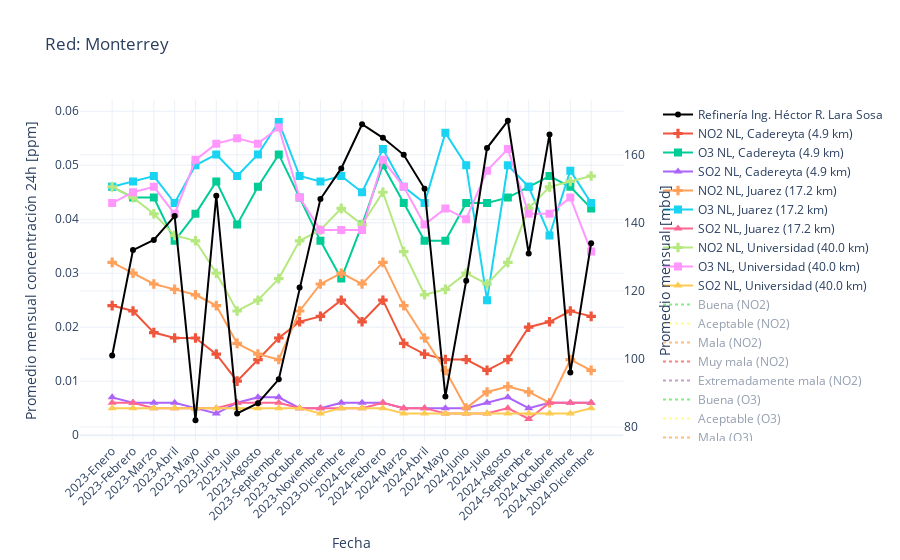

Notebook code cell kept with this figure:
### Markdown cell above
#### Para no PM

### Code cell
import pickle as pkl
import pandas as pd
import plotly.graph_objects as go
from plotly.subplots import make_subplots
from scipy.stats import pearsonr

# Traducción de meses
meses_es = {
    'January': 'Enero', 'February': 'Febrero', 'March': 'Marzo', 'April': 'Abril',
    'May': 'Mayo', 'June': 'Junio', 'July': 'Julio', 'August': 'Agosto',
    'September': 'Septiembre', 'October': 'Octubre', 'November': 'Noviembre', 'December': 'Diciembre'
}

# Coordenadas de estaciones con distancia en km
estaciones_km = {
    'NL, Cadereyta': 4.9,
    'NL, Juarez': 17.2,
    'NL, Universidad': 40.0
}

# Umbrales de calidad del aire
umbrales = {
    'NO2': [(0.053, 'Buena', 'rgb(0,228,0)'), (0.106, 'Aceptable', 'rgb(255,255,0)'), 
            (0.160, 'Mala', 'rgb(255,126,0)'), (0.213, 'Muy mala', 'rgb(255,0,0)'), 
            (float('inf'), 'Extremadamente mala', 'rgb(143,63,151)')],
    'O3': [(0.058, 'Buena', 'rgb(0,228,0)'), (0.090, 'Aceptable', 'rgb(255,255,0)'), 
           (0.135, 'Mala', 'rgb(255,126,0)'), (0.175, 'Muy mala', 'rgb(255,0,0)'), 
           (float('inf'), 'Extremadamente mala', 'rgb(143,63,151)')],
    'SO2': [(0.035, 'Buena', 'rgb(0,228,0)'), (0.075, 'Aceptable', 'rgb(255,255,0)'), 
            (0.185, 'Mala', 'rgb(255,126,0)'), (0.304, 'Muy mala', 'rgb(255,0,0)'), 
            (float('inf'), 'Extremadamente mala', 'rgb(143,63,151)')],
    
}

# Función para cargar datos de NO2, O3 y SO2
def cargar_datos(archivo_pkl, estacion):
    with open(archivo_pkl, 'rb') as f:
        data = pkl.load(f)
    pm_NL = data.query(f'Estación == "{estacion}"')
    m_pm_NL = pm_NL.groupby(pm_NL['Fecha'].dt.to_period("M"))['Concentración por día'].mean().reset_index()
    m_pm_NL.rename(columns={'Fecha_Dia': 'Fecha', 'Concentración por día': 'Concentración Promedio Mensual'}, inplace=True)
    m_pm_NL['Concentración Promedio Mensual'] = m_pm_NL['Concentración Promedio Mensual'].round(3)
    return m_pm_NL

# Rango de datos
iloc_inicio = 0
iloc_fin = 24

# Archivos de datos
archivo_NO2 = 'data/IndicedeCalidad/data_NO2.pkl'
archivo_O3 = 'data/IndicedeCalidad/data_O3.pkl'
archivo_SO2 = 'data/IndicedeCalidad/data_SO2.pkl'
estaciones = list(estaciones_km.keys())

# Datos de producción de barriles
pemex_NL = pd.DataFrame({
    'Fecha': pd.date_range(start='2023-01', end='2025-01', freq='M').strftime('%Y-%B'),
    'Miles de barriles mensuales': [101, 132, 135, 142, 82, 148, 84, 87, 94, 121, 147, 156,
                                    169, 165, 160, 150, 89, 123, 162, 170, 131, 166, 96, 134]
})

# Reemplazar nombres de meses en inglés por español
pemex_NL['Fecha'] = pemex_NL['Fecha'].replace(meses_es, regex=True)

# # Reemplazar Period por timestamp para las fechas
# pemex_NL['Fecha'] = pd.to_datetime(pemex_NL['Fecha'].to_list())



# Crear gráfico con doble eje Y
fig = make_subplots(specs=[[{"secondary_y": True}]])

# Agregar producción de barriles al eje derecho
fig.add_trace(go.Scatter(x=pemex_NL['Fecha'][iloc_inicio:iloc_fin], 
                         y=pemex_NL['Miles de barriles mensuales'][iloc_inicio:iloc_fin], 
                         mode='lines+markers', 
                         name='Refinería Ing. Héctor R. Lara Sosa', 
                         line=dict(color='black', width=2), 
                         marker=dict(symbol='circle', size=6)), 
              secondary_y=True)
# Agregar datos de NO2, O3 y SO2 por estación
for estacion in estaciones:
    m_NO2_NL = cargar_datos(archivo_NO2, estacion)
    m_O3_NL = cargar_datos(archivo_O3, estacion)
    m_SO2_NL = cargar_datos(archivo_SO2, estacion)
    
        # Si las fechas son Period, convertirlas a Timestamp usando to_timestamp()
    if isinstance(m_NO2_NL['Fecha'].iloc[0], pd.Period):
        m_NO2_NL['Fecha'] = m_NO2_NL['Fecha'].apply(lambda x: x.to_timestamp())
    if isinstance(m_O3_NL['Fecha'].iloc[0], pd.Period):
        m_O3_NL['Fecha'] = m_O3_NL['Fecha'].apply(lambda x: x.to_timestamp())
    if isinstance(m_SO2_NL['Fecha'].iloc[0], pd.Period):
        m_SO2_NL['Fecha'] = m_SO2_NL['Fecha'].apply(lambda x: x.to_timestamp())

    # Ahora las fechas deberían estar en formato datetime
    m_NO2_NL['Fecha'] = pd.to_datetime(m_NO2_NL['Fecha'])
    m_O3_NL['Fecha'] = pd.to_datetime(m_O3_NL['Fecha'])
    m_SO2_NL['Fecha'] = pd.to_datetime(m_SO2_NL['Fecha'])
    
    
    barriles = pemex_NL['Miles de barriles mensuales'].iloc[iloc_inicio:iloc_fin]
    NO2 = m_NO2_NL['Concentración Promedio Mensual'].iloc[iloc_inicio:iloc_fin]
    O3 = m_O3_NL['Concentración Promedio Mensual'].iloc[iloc_inicio:iloc_fin]
    SO2 = m_SO2_NL['Concentración Promedio Mensual'].iloc[iloc_inicio:iloc_fin]
    
    # Cálculo de correlación
    corr_NO2, _ = pearsonr(barriles.dropna(), NO2.dropna())
    corr_O3, _ = pearsonr(barriles.dropna(), O3.dropna())
    corr_SO2, _ = pearsonr(barriles.dropna(), SO2.dropna())

    print(f'[{estacion} - {estaciones_km[estacion]} km] NO2 - Correlación con barriles: {corr_NO2:.2f}')
    print(f'[{estacion} - {estaciones_km[estacion]} km] O3 - Correlación con barriles: {corr_O3:.2f}')
    print(f'[{estacion} - {estaciones_km[estacion]} km] SO2 - Correlación con barriles: {corr_SO2:.2f}')
    
    # Agregar trazas de calidad del aire
    fig.add_trace(go.Scatter(x=pemex_NL['Fecha'][iloc_inicio:iloc_fin], 
                             y=NO2, 
                             mode='lines+markers', 
                             name=f'NO2 {estacion} ({estaciones_km[estacion]} km)', 
                             line=dict(width=2), 
                             marker=dict(size=8, symbol = "cross") ),
                            secondary_y=False)
    
    fig.add_trace(go.Scatter(x=pemex_NL['Fecha'][iloc_inicio:iloc_fin], 
                             y=O3, 
                             mode='lines+markers', 
                             name=f'O3 {estacion} ({estaciones_km[estacion]} km)', 
                             line=dict(width=2), marker = dict(size=8, symbol="square")),
                  
                  secondary_y=False)
    
    fig.add_trace(go.Scatter(x=pemex_NL['Fecha'][iloc_inicio:iloc_fin], 
                             y=SO2, 
                             mode='lines+markers', 
                             name=f'SO2 {estacion} ({estaciones_km[estacion]} km)', 
                             line=dict( width=2),  marker = dict(size=8, symbol="triangle-up")),
                 
                  secondary_y=False)


# Agregar líneas horizontales de umbrales
for contaminante, niveles in umbrales.items():
    if contaminante == 'PM2.5':
        estilo = "solid"
    else:
        estilo = 'dot'
    for valor, label, color in niveles:
     
        fig.add_trace(
            go.Scatter(
                x=[pemex_NL['Fecha'].iloc[iloc_inicio], pemex_NL['Fecha'].iloc[iloc_fin-1]],
                y=[valor, valor],
                mode='lines',
                line=dict(color=color, width=2, dash=estilo),
                name=f'{label} ({contaminante})',
                showlegend=True,
                visible='legendonly'
            )
        )
        
        # fig.add_annotation(
        #     x=pemex_NL['Fecha'].iloc[0], y=valor,
        #     text=f"{label} ({contaminante})",
        #     showarrow=False,
        #     font=dict(color='black', size=7),
        #     xanchor="left",
        #     yanchor= 'top'
        # )

# Configurar ejes
fig.update_layout(
    title="Red: Monterrey",
    xaxis_title="Fecha",
    yaxis_title=r'Promedio mensual concentración 24h [ppm]',
    yaxis2_title="Promedio mensual [mbd]",
    legend=dict(x=1, y=1),
    template="plotly_white"
)
fig.update_layout(xaxis=dict(tickangle=-45))  # Rotar etiquetas del eje X 45 grados
fig.write_html('Barriles_vs_NOPM.html')

# Mostrar gráfico
fig.show()

### Figure 1 — Plotly figure (JSON) as saved in the notebook; plotly's stock layout.template omitted (floating-point values rounded to 4 significant figures)
{"data": [{"line": {"color": "black", "width": 2}, "marker": {"size": 6, "symbol": "circle"}, "mode": "lines+markers", "name": "Refinería Ing. Héctor R. Lara Sosa", "type": "scatter", "x": ["2023-Enero", "2023-Febrero", "2023-Marzo", "2023-Abril", "2023-Mayo", "2023-Junio", "2023-Julio", "2023-Agosto", "2023-Septiembre", "2023-Octubre", "2023-Noviembre", "2023-Diciembre", "2024-Enero", "2024-Febrero", "2024-Marzo", "2024-Abril", "2024-Mayo", "2024-Junio", "2024-Julio", "2024-Agosto", "2024-Septiembre", "2024-Octubre", "2024-Noviembre", "2024-Diciembre"], "xaxis": "x", "y": [101, 132, 135, 142, 82, 148, 84, 87, 94, 121, 147, 156, 169, 165, 160, 150, 89, 123, 162, 170, 131, 166, 96, 134], "yaxis": "y2"}, {"line": {"width": 2}, "marker": {"size": 8, "symbol": "cross"}, "mode": "lines+markers", "name": "NO2 NL, Cadereyta (4.9 km)", "type": "scatter", "x": ["2023-Enero", "2023-Febrero", "2023-Marzo", "2023-Abril", "2023-Mayo", "2023-Junio", "2023-Julio", "2023-Agosto", "2023-Septiembre", "2023-Octubre", "2023-Noviembre", "2023-Diciembre", "2024-Enero", "2024-Febrero", "2024-Marzo", "2024-Abril", "2024-Mayo", "2024-Junio", "2024-Julio", "2024-Agosto", "2024-Septiembre", "2024-Octubre", "2024-Noviembre", "2024-Diciembre"], "xaxis": "x", "y": [0.024, 0.023, 0.019, 0.018, 0.018, 0.015, 0.01, 0.014, 0.018, 0.021, 0.022, 0.025, 0.021, 0.025, 0.017, 0.015, 0.014, 0.014, 0.012, 0.014, 0.02, 0.021, 0.023, 0.022], "yaxis": "y"}, {"line": {"width": 2}, "marker": {"size": 8, "symbol": "square"}, "mode": "lines+markers", "name": "O3 NL, Cadereyta (4.9 km)", "type": "scatter", "x": ["2023-Enero", "2023-Febrero", "2023-Marzo", "2023-Abril", "2023-Mayo", "2023-Junio", "2023-Julio", "2023-Agosto", "2023-Septiembre", "2023-Octubre", "2023-Noviembre", "2023-Diciembre", "2024-Enero", "2024-Febrero", "2024-Marzo", "2024-Abril", "2024-Mayo", "2024-Junio", "2024-Julio", "2024-Agosto", "2024-Septiembre", "2024-Octubre", "2024-Noviembre", "2024-Diciembre"], "xaxis": "x", "y": [0.046, 0.044, 0.044, 0.036, 0.041, 0.047, 0.039, 0.046, 0.052, 0.044, 0.036, 0.029, 0.039, 0.05, 0.043, 0.036, 0.036, 0.043, 0.043, 0.044, 0.046, 0.048, 0.046, 0.042], "yaxis": "y"}, {"line": {"width": 2}, "marker": {"size": 8, "symbol": "triangle-up"}, "mode": "lines+markers", "name": "SO2 NL, Cadereyta (4.9 km)", "type": "scatter", "x": ["2023-Enero", "2023-Febrero", "2023-Marzo", "2023-Abril", "2023-Mayo", "2023-Junio", "2023-Julio", "2023-Agosto", "2023-Septiembre", "2023-Octubre", "2023-Noviembre", "2023-Diciembre", "2024-Enero", "2024-Febrero", "2024-Marzo", "2024-Abril", "2024-Mayo", "2024-Junio", "2024-Julio", "2024-Agosto", "2024-Septiembre", "2024-Octubre", "2024-Noviembre", "2024-Diciembre"], "xaxis": "x", "y": [0.007, 0.006, 0.006, 0.006, 0.005, 0.004, 0.006, 0.007, 0.007, 0.005, 0.005, 0.006, 0.006, 0.006, 0.005, 0.005, 0.005, 0.005, 0.006, 0.007, 0.005, 0.006, 0.006, 0.006], "yaxis": "y"}, {"line": {"width": 2}, "marker": {"size": 8, "symbol": "cross"}, "mode": "lines+markers", "name": "NO2 NL, Juarez (17.2 km)", "type": "scatter", "x": ["2023-Enero", "2023-Febrero", "2023-Marzo", "2023-Abril", "2023-Mayo", "2023-Junio", "2023-Julio", "2023-Agosto", "2023-Septiembre", "2023-Octubre", "2023-Noviembre", "2023-Diciembre", "2024-Enero", "2024-Febrero", "2024-Marzo", "2024-Abril", "2024-Mayo", "2024-Junio", "2024-Julio", "2024-Agosto", "2024-Septiembre", "2024-Octubre", "2024-Noviembre", "2024-Diciembre"], "xaxis": "x", "y": [0.032, 0.03, 0.028, 0.027, 0.026, 0.024, 0.017, 0.015, 0.014, 0.023, 0.028, 0.03, 0.028, 0.032, 0.024, 0.018, 0.012, 0.005, 0.008, 0.009, 0.008, 0.006, 0.014, 0.012], "yaxis": "y"}, {"line": {"width": 2}, "marker": {"size": 8, "symbol": "square"}, "mode": "lines+markers", "name": "O3 NL, Juarez (17.2 km)", "type": "scatter", "x": ["2023-Enero", "2023-Febrero", "2023-Marzo", "2023-Abril", "2023-Mayo", "2023-Junio", "2023-Julio", "2023-Agosto", "2023-Septiembre", "2023-Octubre", "2023-Noviembre", "2023-Diciembre", "2024-Enero", "2024-Febrero", "2024-Marzo", "2024-Abril", "2024-Mayo", "2024-Junio", "2024-Julio", "2024-Agosto", "2024-Septiembre", "2024-Octubre", "2024-Noviembre", "2024-Diciembre"], "xaxis": "x", "y": [0.046, 0.047, 0.048, 0.043, 0.05, 0.052, 0.048, 0.052, 0.058, 0.048, 0.047, 0.048, 0.045, 0.053, 0.046, 0.043, 0.056, 0.05, 0.025, 0.05, 0.046, 0.037, 0.049, 0.043], "yaxis": "y"}, {"line": {"width": 2}, "marker": {"size": 8, "symbol": "triangle-up"}, "mode": "lines+markers", "name": "SO2 NL, Juarez (17.2 km)", "type": "scatter", "x": ["2023-Enero", "2023-Febrero", "2023-Marzo", "2023-Abril", "2023-Mayo", "2023-Junio", "2023-Julio", "2023-Agosto", "2023-Septiembre", "2023-Octubre", "2023-Noviembre", "2023-Diciembre", "2024-Enero", "2024-Febrero", "2024-Marzo", "2024-Abril", "2024-Mayo", "2024-Junio", "2024-Julio", "2024-Agosto", "2024-Septiembre", "2024-Octubre", "2024-Noviembre", "2024-Diciembre"], "xaxis": "x", "y": [0.006, 0.006, 0.005, 0.005, 0.005, 0.005, 0.006, 0.006, 0.006, 0.005, 0.005, 0.005, 0.005, 0.006, 0.005, 0.005, 0.004, 0.004, 0.004, 0.005, 0.003, 0.006, 0.006, 0.006], "yaxis": "y"}, {"line": {"width": 2}, "marker": {"size": 8, "symbol": "cross"}, "mode": "lines+markers", "name": "NO2 NL, Universidad (40.0 km)", "type": "scatter", "x": ["2023-Enero", "2023-Febrero", "2023-Marzo", "2023-Abril", "2023-Mayo", "2023-Junio", "2023-Julio", "2023-Agosto", "2023-Septiembre", "2023-Octubre", "2023-Noviembre", "2023-Diciembre", "2024-Enero", "2024-Febrero", "2024-Marzo", "2024-Abril", "2024-Mayo", "2024-Junio", "2024-Julio", "2024-Agosto", "2024-Septiembre", "2024-Octubre", "2024-Noviembre", "2024-Diciembre"], "xaxis": "x", "y": [0.046, 0.044, 0.041, 0.037, 0.036, 0.03, 0.023, 0.025, 0.029, 0.036, 0.038, 0.042, 0.039, 0.045, 0.034, 0.026, 0.027, 0.03, 0.028, 0.032, 0.042, 0.046, 0.047, 0.048], "yaxis": "y"}, {"line": {"width": 2}, "marker": {"size": 8, "symbol": "square"}, "mode": "lines+markers", "name": "O3 NL, Universidad (40.0 km)", "type": "scatter", "x": ["2023-Enero", "2023-Febrero", "2023-Marzo", "2023-Abril", "2023-Mayo", "2023-Junio", "2023-Julio", "2023-Agosto", "2023-Septiembre", "2023-Octubre", "2023-Noviembre", "2023-Diciembre", "2024-Enero", "2024-Febrero", "2024-Marzo", "2024-Abril", "2024-Mayo", "2024-Junio", "2024-Julio", "2024-Agosto", "2024-Septiembre", "2024-Octubre", "2024-Noviembre", "2024-Diciembre"], "xaxis": "x", "y": [0.043, 0.045, 0.046, 0.041, 0.051, 0.054, 0.055, 0.054, 0.057, 0.044, 0.038, 0.038, 0.038, 0.051, 0.046, 0.039, 0.042, 0.04, 0.049, 0.053, 0.041, 0.041, 0.044, 0.034], "yaxis": "y"}, {"line": {"width": 2}, "marker": {"size": 8, "symbol": "triangle-up"}, "mode": "lines+markers", "name": "SO2 NL, Universidad (40.0 km)", "type": "scatter", "x": ["2023-Enero", "2023-Febrero", "2023-Marzo", "2023-Abril", "2023-Mayo", "2023-Junio", "2023-Julio", "2023-Agosto", "2023-Septiembre", "2023-Octubre", "2023-Noviembre", "2023-Diciembre", "2024-Enero", "2024-Febrero", "2024-Marzo", "2024-Abril", "2024-Mayo", "2024-Junio", "2024-Julio", "2024-Agosto", "2024-Septiembre", "2024-Octubre", "2024-Noviembre", "2024-Diciembre"], "xaxis": "x", "y": [0.005, 0.005, 0.005, 0.005, 0.005, 0.005, 0.005, 0.005, 0.005, 0.005, 0.004, 0.005, 0.005, 0.005, 0.004, 0.004, 0.004, 0.004, 0.004, 0.004, 0.004, 0.004, 0.004, 0.005], "yaxis": "y"}, {"line": {"color": "rgb(0,228,0)", "dash": "dot", "width": 2}, "mode": "lines", "name": "Buena (NO2)", "showlegend": true, "type": "scatter", "visible": "legendonly", "x": ["2023-Enero", "2024-Diciembre"], "y": [0.053, 0.053]}, {"line": {"color": "rgb(255,255,0)", "dash": "dot", "width": 2}, "mode": "lines", "name": "Aceptable (NO2)", "showlegend": true, "type": "scatter", "visible": "legendonly", "x": ["2023-Enero", "2024-Diciembre"], "y": [0.106, 0.106]}, {"line": {"color": "rgb(255,126,0)", "dash": "dot", "width": 2}, "mode": "lines", "name": "Mala (NO2)", "showlegend": true, "type": "scatter", "visible": "legendonly", "x": ["2023-Enero", "2024-Diciembre"], "y": [0.16, 0.16]}, {"line": {"color": "rgb(255,0,0)", "dash": "dot", "width": 2}, "mode": "lines", "name": "Muy mala (NO2)", "showlegend": true, "type": "scatter", "visible": "legendonly", "x": ["2023-Enero", "2024-Diciembre"], "y": [0.213, 0.213]}, {"line": {"color": "rgb(143,63,151)", "dash": "dot", "width": 2}, "mode": "lines", "name": "Extremadamente mala (NO2)", "showlegend": true, "type": "scatter", "visible": "legendonly", "x": ["2023-Enero", "2024-Diciembre"], "y": [null, null]}, {"line": {"color": "rgb(0,228,0)", "dash": "dot", "width": 2}, "mode": "lines", "name": "Buena (O3)", "showlegend": true, "type": "scatter", "visible": "legendonly", "x": ["2023-Enero", "2024-Diciembre"], "y": [0.058, 0.058]}, {"line": {"color": "rgb(255,255,0)", "dash": "dot", "width": 2}, "mode": "lines", "name": "Aceptable (O3)", "showlegend": true, "type": "scatter", "visible": "legendonly", "x": ["2023-Enero", "2024-Diciembre"], "y": [0.09, 0.09]}, {"line": {"color": "rgb(255,126,0)", "dash": "dot", "width": 2}, "mode": "lines", "name": "Mala (O3)", "showlegend": true, "type": "scatter", "visible": "legendonly", "x": ["2023-Enero", "2024-Diciembre"], "y": [0.135, 0.135]}, {"line": {"color": "rgb(255,0,0)", "dash": "dot", "width": 2}, "mode": "lines", "name": "Muy mala (O3)", "showlegend": true, "type": "scatter", "visible": "legendonly", "x": ["2023-Enero", "2024-Diciembre"], "y": [0.175, 0.175]}, {"line": {"color": "rgb(143,63,151)", "dash": "dot", "width": 2}, "mode": "lines", "name": "Extremadamente mala (O3)", "showlegend": true, "type": "scatter", "visible": "legendonly", "x": ["2023-Enero", "2024-Diciembre"], "y": [null, null]}, {"line": {"color": "rgb(0,228,0)", "dash": "dot", "width": 2}, "mode": "lines", "name": "Buena (SO2)", "showlegend": true, "type": "scatter", "visible": "legendonly", "x": ["2023-Enero", "2024-Diciembre"], "y": [0.035, 0.035]}, {"line": {"color": "rgb(255,255,0)", "dash": "dot", "width": 2}, "mode": "lines", "name": "Aceptable (SO2)", "showlegend": true, "type": "scatter", "visible": "legendonly", "x": ["2023-Enero", "2024-Diciembre"], "y": [0.075, 0.075]}, {"line": {"color": "rgb(255,126,0)", "dash": "dot", "width": 2}, "mode": "lines", "name": "Mala (SO2)", "showlegend": true, "type": "scatter", "visible": "legendonly", "x": ["2023-Enero", "2024-Diciembre"], "y": [0.185, 0.185]}, {"line": {"color": "rgb(255,0,0)", "dash": "dot", "width": 2}, "mode": "lines", "name": "Muy mala (SO2)", "showlegend": true, "type": "scatter", "visible": "legendonly", "x": ["2023-Enero", "2024-Diciembre"], "y": [0.304, 0.304]}, {"line": {"color": "rgb(143,63,151)", "dash": "dot", "width": 2}, "mode": "lines", "name": "Extremadamente mala (SO2)", "showlegend": true, "type": "scatter", "visible": "legendonly", "x": ["2023-Enero", "2024-Diciembre"], "y": [null, null]}], "layout": {"legend": {"x": 1, "y": 1}, "title": {"text": "Red: Monterrey"}, "xaxis": {"anchor": "y", "domain": [0, 0.94], "tickangle": -45, "title": {"text": "Fecha"}}, "yaxis": {"anchor": "x", "domain": [0, 1], "title": {"text": "Promedio mensual concentración 24h [ppm]"}}, "yaxis2": {"anchor": "x", "overlaying": "y", "side": "right", "title": {"text": "Promedio mensual [mbd]"}}}}
